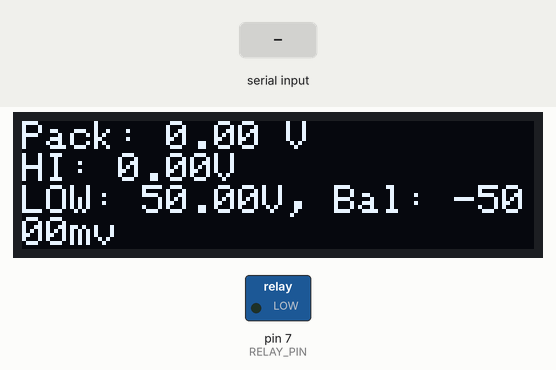
Recording of a sketch running on a simulated Arduino Uno, built with avr-gcc and run on an emulated ATmega328P. Parts: 128×32 one-colour display, switched loads named in the sketch (green lamp = pin HIGH). The inputs (shaded band) are chosen by the test bench. What the sketch prints to the serial monitor is not drawn.

Above: at 0.08 s.
At 1.2 s:
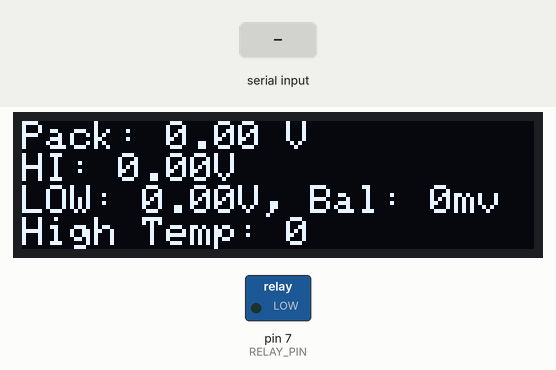
1.3 s: "p" received over Serial
2.8 s: "d" received over Serial
4.5 s: "b" received over Serial
Timing chart, 0 to 7.5 s (numbered marks = the images above; inputs shaded):
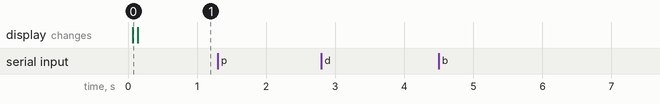

The sketch:

Outlander_BMS.ino
```cpp
/*
 *
 * This module is designed to monitor multiple outlander BMS packs, and is based on the code found here:
 * https://github.com/Tom-evnut/OutlanderPHEVBMS
 *
 * This reads any number of outlander packs, and displays their data to a display
 *
 * Outlander packs output IDS in the range 0x61X -> 0x6AX
 * In order to read more packs, the IDS of the extra packs have to be altered using a man-in-the-middle circuit (also in this repo)
 * to change their IDs. The assumption is that they will be sequential (ex: 0x71x -> 0x7AX).
 *
 */
#include <mcp_can.h>
#include <SPI.h>

/*Show data on an LED display*/
#include <Wire.h>
#include <Adafruit_GFX.h>
#include <Adafruit_SSD1306.h>

long unsigned int rxId;
const int num_packs = 2;
const int num_modules = 10;
short boardpres = 0;
unsigned char len = 0;
unsigned char rxBuf[8];
char msgString[128];                        // Array to store serial string
byte mes[8] = {0, 0, 0, 4, 3, 0, 0, 0};

//The number of milliseconds before the reading from a cell expires, and
//gets set to -1
int CELL_EXPIRY = 10000;
/*dimensions are:
 * Pack ID
 * ModuleID
 * Voltage
 * expiry time
 */
int voltage[num_packs][num_modules][8][2];

/*Assume the can IDS look like: 0x6XX, 0x7XX*/
int pack_ids[num_packs] = {6, 7};

//The voltage of the lowest cell
unsigned int lowcell = 5000;
//The voltage of the hightest cell
unsigned int highcell = 0;

//The temp of the hottest module
int highTemp = 0;


unsigned int temp[num_packs][num_modules][6];
//int balstat[num_modules];
unsigned long looptime = 0;
unsigned int screenupdate = 0;
long balvol = 5000;
char incomingByte;

int moduleIds[num_packs][num_modules];

float packVoltage = 0;

bool balance = false;
bool debug = false;
bool printData = false;


#define CAN0_INT 2                              // Set INT to pin 2
MCP_CAN CAN0(10);                               // Set CS to pin 9 de[ending on shield used

#define RELAY_PIN 7                            // This pin opens or closes a relay, which allows the battery to be connected (discharging) or not

#define SCREEN_WIDTH 128 // OLED display width,  in pixels
#define SCREEN_HEIGHT 32 // OLED display height, in pixels

// declare an SSD1306 display object connected to I2C
Adafruit_SSD1306 oled(SCREEN_WIDTH, SCREEN_HEIGHT, &Wire, -1);

void setup()
{
  Serial.begin(115200);

  if (!oled.begin(SSD1306_SWITCHCAPVCC, 0x3C)) {
    Serial.println(F("SSD1306 allocation failed"));
    while (true);
  }

  //Initialize the module IDS to -1. By default empty arrays initialise with 0s as the default.
  //0s are valid numbers in this array, so must change them to something else.
  for(int i=0; i<num_packs; i++){
    int packID = pack_ids[i];
    for (int j=0; j<num_modules; j++){
      moduleIds[i][j] = -1;
    }
  }

  // Initialize MCP2515 running at 16MHz with a baudrate of 500kb/s and the masks and filters disabled.
  if (CAN0.begin(MCP_ANY, CAN_500KBPS, MCP_16MHZ) == CAN_OK)
    Serial.println(F("MCP2515 Initialized Successfully!")); // the 'F' notation is used to save on RAM by storing the message on the flash memory
  else
    Serial.println(F("Error Initializing MCP2515..."));

  CAN0.setMode(MCP_NORMAL);                     // Set operation mode to normal so the MCP2515 sends acks to received data.

  pinMode(CAN0_INT, INPUT);                            // Configuring pin for /INT input

  pinMode(RELAY_PIN, OUTPUT);

  //Turn high by default, so the relay is open. Wait for correct CAN signals to close it.
  digitalWrite(RELAY_PIN, LOW);

}

void loop()
{
  if (Serial.available())
  {
    menu();
  }


  if (CAN0.checkReceive() == 3) // If CAN0_INT pin is low, read receive buffer
  {
    candecode();
  }

  /*if (millis() > canupdate + 400)
  {
       cansend();
  }*/
  if (millis() > screenupdate + 100)
  {
    processPackData();
    screenupdate = millis();
  }

  if (millis() > looptime + 50)
  {
    printPackInfo();
    printPackInfoToLED();
    looptime = millis();
  }


}

void cansend()
{
  if (balance == true)
  {
  //  mes[0] = highByte(lowcell);
  //  mes[1] = lowByte(lowcell);
  //  mes[2] = balance;


  }
  else
  {
  //  mes[0] = 0;
  //  mes[1] = 0;
  //  mes[2] = 0;
  }
  //CAN0.sendMsgBuf(0x3C3, 0, 8, mes);

}

// qsort requires you to create a sort function
int sort_asc(const void *cmp1, const void *cmp2)
{
  // Need to cast the void * to int *
  int a = *((int *)cmp1);
  int b = *((int *)cmp2);
  return a - b;
}

void candecode()
{


    CAN0.readMsgBuf(&rxId, &len, rxBuf);      // Read data: len = data length, buf = data byte(s)

    /*turn 0x6XX into 6 or 0x7XX into 7 by shifting across 8 bits*/
    int packID = ((rxId & 0xF00) >> 8);

    /*check if this is a message coming from one of the batteries*/
    bool isBatteryMsg = false;
    int packIdx = -1;
    for (int i=0; i<num_packs; i++){
      if (packID == pack_ids[i]){
        packIdx = i;
        break;
      }

    }

    //this isn't coming from one of the packs, so ignore.
    if (packIdx == -1){
      return;
    }

   // Serial.println(packIdx);
    /*
     * Id variable resolves to 0x1 0x2 0x4, 0x4
     * 0x1: Temp data
     * 0x2: Voltage data 1
     * 0x3: Voltage data 2
     * 0x4: Not used.
     */
    int Id = rxId & 0x00F; // 0x693 => 0x003
    //get the module index..ex 0x693
    //1: cast with 0x0f0 -> 0x090
    //2: then shift 4 bits to the right to get 0.009
    int moduleID = ((rxId & 0x0F0) >> 4);

    int moduleIndex = -1;
    for (int i=0; i<num_modules; i++){
      if (moduleIds[packIdx][i] == moduleID){
        moduleIndex = i;
        break;
      }
    }

    //If it's not in the list, then add it, and sort the array
    if (moduleIndex == -1){
      for (int i=0; i<num_modules; i++){
        if (moduleIds[packIdx][i] == -1){//find an unset entry in the list
          moduleIds[packIdx][i] = moduleID;
          moduleIndex = i;
          break;
        }
      }

      qsort(moduleIds, num_modules, sizeof(int), sort_asc);
    }


  //  boardpres = boardpres | (1 << CMU);

    if (len != 8){
      return;
    }

    int timeNow = millis();


    switch (Id)
    {
      case 0x1:
       // balstat[CMU] = rxBuf[0];
        temp[packIdx][moduleIndex][0] = rxBuf[2] * 256 + rxBuf[3];
        temp[packIdx][moduleIndex][1] = rxBuf[4] * 256 + rxBuf[5];
        temp[packIdx][moduleIndex][2] = rxBuf[6] * 256 + rxBuf[7];
        break;

      case 0x2:
        voltage[packIdx][moduleIndex][0][0] = rxBuf[0] * 256 + rxBuf[1];
        voltage[packIdx][moduleIndex][1][0] = rxBuf[2] * 256 + rxBuf[3];
        voltage[packIdx][moduleIndex][2][0] = rxBuf[4] * 256 + rxBuf[5];
        voltage[packIdx][moduleIndex][3][0] = rxBuf[6] * 256 + rxBuf[7];
        voltage[packIdx][moduleIndex][0][1] = timeNow;
        voltage[packIdx][moduleIndex][1][1] = timeNow;
        voltage[packIdx][moduleIndex][2][1] = timeNow;
        voltage[packIdx][moduleIndex][3][1] = timeNow;


         if (debug == true){
          Serial.print(rxId, HEX);
          Serial.print(" ");
          Serial.print(packID, HEX);
          Serial.print(" ");
          for (int i=0; i<8; i++){
              Serial.print(rxBuf[i], HEX);
              Serial.print(" ");
            }
            Serial.println();
         }
        break;

      case 0x3:
        voltage[packIdx][moduleIndex][4][0] = rxBuf[0] * 256 + rxBuf[1];
        voltage[packIdx][moduleIndex][5][0] = rxBuf[2] * 256 + rxBuf[3];
        voltage[packIdx][moduleIndex][6][0] = rxBuf[4] * 256 + rxBuf[5];
        voltage[packIdx][moduleIndex][7][0] = rxBuf[6] * 256 + rxBuf[7];
        voltage[packIdx][moduleIndex][4][1] = timeNow;
        voltage[packIdx][moduleIndex][5][1] = timeNow;
        voltage[packIdx][moduleIndex][6][1] = timeNow;
        voltage[packIdx][moduleIndex][7][1] = timeNow;
        break;

      default:

        break;
    }
}

void processPackData()
{

  packVoltage = 0;
  lowcell = 5000;
  highcell = 0;
  highTemp = 0;

  //Get the current time to check the expiry of the cell data.
  //Do it here instead of inside the for so there's a consistent comparator
  int timeNow = millis();
  for (int i=0; i<num_packs; i++){
    for (int j=0; j<num_modules; j++){
        for (int k = 0; k < 8; k++){

         if(timeNow - voltage[i][j][k][1] > CELL_EXPIRY){
            voltage[i][j][k][0] = -1;
            continue;
         }

          int cellVoltage = voltage[i][j][k][0];

          if (cellVoltage < lowcell)
          {
            lowcell = cellVoltage;
          }
          if (cellVoltage > highcell)
          {
            highcell = cellVoltage;
          }
          packVoltage += (float(cellVoltage) / float(1000));
        }
        for (int k = 0; k < 3; k++){
          int moduleTemp = float(temp[i][j][k]) * 0.001;
          if (moduleTemp > highTemp){
            highTemp = moduleTemp;
          }
        }
    }
  }

  //As there could be more than 1 pack, and we assume they are in parallel, we need to divide the voltage by that nuber of packs
  packVoltage = packVoltage / num_packs;
}

void printPackInfo()
{
  if (printData == false){
    return;
  }

  for (int i=0; i<num_packs; i++){
    int packID = pack_ids[i];
    sprintf(msgString, "Pack %d (%d)\n", (i+1), packID);
    Serial.print(msgString);

    for (int j = 0; j < num_modules; j++)
    {
      //if ( boardpres == (1 << x) )
     // {

        sprintf(msgString, "Module_%d\n", (j+1));
        Serial.print(msgString);
  //      Serial.print(" || ");
  //      Serial.print(balstat[x], BIN);
  //      Serial.print(F(" || "));

        for (int k = 0; k < 8; k++)
        {
          int cellVoltage = voltage[i][j][k][0];
          sprintf(msgString, "Cell_ %d %d mv, ", k+1, cellVoltage);
          Serial.print(msgString);
        }

        Serial.println();

        for (int k = 0; k < 3; k++)
        {
          int moduleTemp = float(temp[i][j][k]) * 0.001;
          sprintf(msgString, "Temp_ %d %d C", k+1, moduleTemp);
          Serial.print(msgString);
        }
        Serial.print(F("\n\n"));

      //}
    }
  }

  Serial.print("HighCell"); Serial.println(highcell%100);
  Serial.print("LowCell"); Serial.println(lowcell);

  int cellVariance = highcell - lowcell;

  Serial.print("Variance"); Serial.println(cellVariance);
  sprintf(msgString, "Variance %d\n", cellVariance);
  Serial.print(msgString);


  sprintf(msgString, "Pack Voltage : %d.%02d mV \nVariance : %d mV", (int)packVoltage, (int)(packVoltage*100)%100, cellVariance);
  Serial.print(msgString);

}

void printPackInfoToLED()
{
  oled.clearDisplay(); // clear display

  oled.setTextSize(1);          // text size
  oled.setTextColor(WHITE);     // text color
  oled.setCursor(0, 00);        // position to display
  //sprintf doesn't support floats, so we need to do it this way
  sprintf(msgString, "Pack: %d.%02d V",  (int)packVoltage, (int)(packVoltage*100)%100);
  oled.println(msgString);

  sprintf(msgString, "HI: %d.%02dV \nLOW: %d.%02dV, Bal: %dmv", highcell/100, highcell%100, lowcell/100, lowcell%100, (highcell - lowcell));
  oled.println(msgString);

  sprintf(msgString, "High Temp: %d", highTemp);
  oled.println(msgString);

  oled.display();               // show on OLED

}

void menu ()
{
  incomingByte = Serial.read(); // read the incoming byte:
  Serial.println();
  switch (incomingByte)
  {
    /*
      case 'v'://v Balance setpoint
      balvol = Serial.parseInt();
      if (balvol < 3500)
      {F
        balvol = 3500;
      }
      Serial.println();
      Serial.print(balvol);
      Serial.print(" mV balance setpoint");
      Serial.println();
      break;
    */

    case 'p' ://toggle balance

      if (printData == true)
      {
        printData = false;
        Serial.print(F(" Print OFF"));
      }
      else
      {
        printData = true;
        Serial.print(F(" Print ON"));
      }
      break;
    case 'd' ://toggle debug

      if (debug == false)
      {
        debug = true;
        Serial.print(F(" Debug ON"));
      }
      else
      {
        debug = false;
        Serial.print(F(" Debug OFF"));
      }
      break;
    case 'b' ://toggle balance
      if (balance == false)
      {
        balance = true;
        Serial.print(F(" Balancing ON"));
      }
      else
      {
        balance = false;
        Serial.print(F(" Balancing OFF"));
      }
      break;
  }
  Serial.println();
}
/*********************************************************************************************************
  END FILE
*********************************************************************************************************/
```
